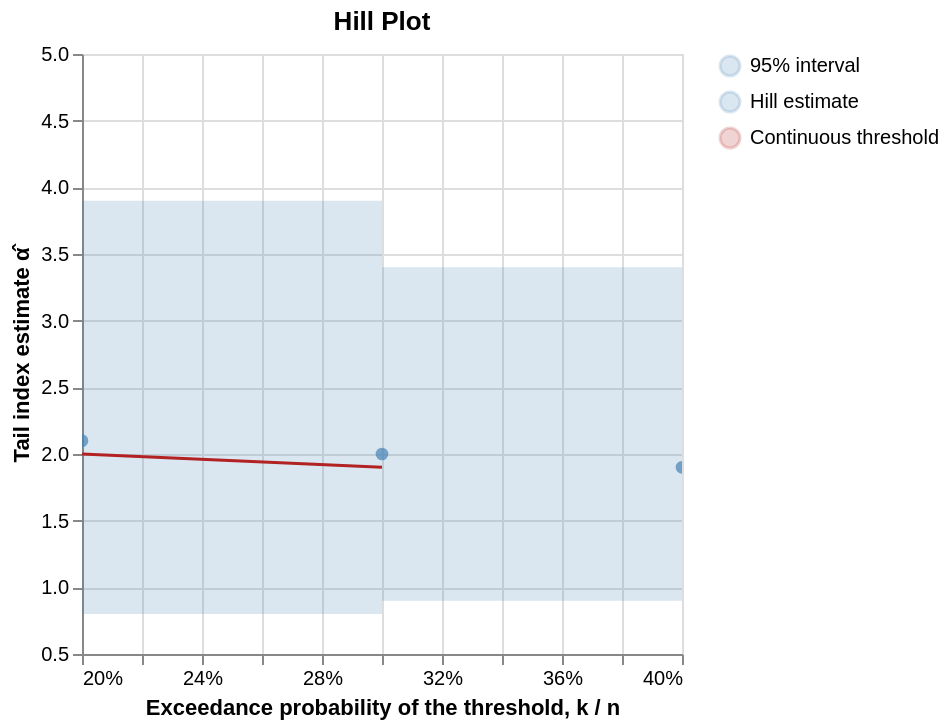

Describe this chart as a Vega-Lite specification.
### Vega-Lite specification from a JSON file in a GitHub repository (floating-point values rounded to 4 significant figures)
{"$schema": "https://vega.github.io/schema/vega-lite/v6.json", "title": "Hill Plot", "width": "container", "height": "container", "encoding": {"x": {"field": "x", "type": "quantitative", "title": "Exceedance probability of the threshold, k / n", "scale": {"zero": false}, "axis": {"format": ".0%"}}}, "layer": [{"data": {"values": [{"k": 2, "threshold": 400, "estimate": 2.1, "lower": 0.6, "upper": 4.7, "x": 0.2}, {"k": 3, "threshold": 300, "estimate": 2.0, "lower": 0.8, "upper": 3.9, "x": 0.3}, {"k": 4, "threshold": 200, "estimate": 1.9, "lower": 0.9, "upper": 3.4, "x": 0.4}]}, "mark": {"type": "area", "opacity": 0.2, "interpolate": "step-before", "clip": true}, "encoding": {"y": {"field": "lower", "type": "quantitative", "title": "Tail index estimate α̂", "scale": {"zero": false, "domainMax": 5}}, "y2": {"field": "upper"}, "color": {"datum": "95% interval", "scale": {"domain": ["95% interval", "Hill estimate", "Continuous threshold"], "range": ["steelblue", "steelblue", "firebrick"]}, "legend": {"title": null}}}}, {"data": {"values": [{"k": 2, "threshold": 400, "estimate": 2.1, "lower": 0.6, "upper": 4.7, "x": 0.2}, {"k": 3, "threshold": 300, "estimate": 2.0, "lower": 0.8, "upper": 3.9, "x": 0.3}, {"k": 4, "threshold": 200, "estimate": 1.9, "lower": 0.9, "upper": 3.4, "x": 0.4}]}, "mark": {"type": "point", "filled": true, "size": 40, "clip": true}, "encoding": {"y": {"field": "estimate", "type": "quantitative"}, "tooltip": [{"field": "k", "type": "quantitative", "title": "k (losses used)"}, {"field": "x", "type": "quantitative", "title": "k / n", "format": ".1%"}, {"field": "threshold", "type": "quantitative", "title": "Threshold", "format": ",.0f"}, {"field": "estimate", "type": "quantitative", "title": "α̂", "format": ".2f"}, {"field": "lower", "type": "quantitative", "title": "95% lower", "format": ".2f"}, {"field": "upper", "type": "quantitative", "title": "95% upper", "format": ".2f"}], "color": {"datum": "Hill estimate"}}}, {"data": {"values": [{"seq": 0, "x": 0.2, "estimate": 2.0}, {"seq": 1, "x": 0.3, "estimate": 1.9}]}, "mark": {"type": "line", "strokeWidth": 1.5, "clip": true}, "encoding": {"y": {"field": "estimate", "type": "quantitative"}, "order": {"field": "seq", "type": "quantitative"}, "color": {"datum": "Continuous threshold"}}}]}
